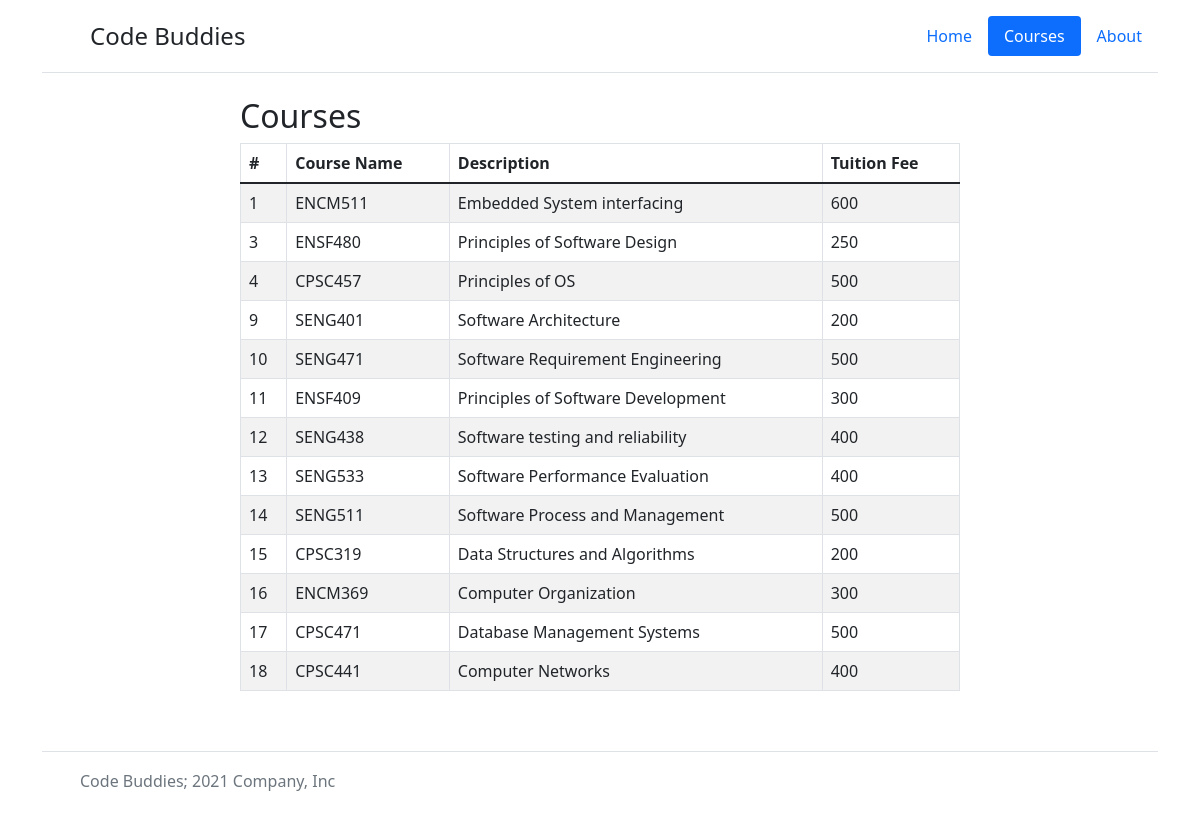
Screenshot of /demo/courses.php with the database file from the repository.
### tables this page shows
CREATE TABLE `software_courses` (
  `id` int(255) NOT NULL,
  `course_name` varchar(255) NOT NULL,
  `description` varchar(255) DEFAULT NULL,
  `tuition_fee` int(11) NOT NULL
);

### demo/Model/Database.php (called while the page is built, shortened)
<?php
class Database
{
    protected $connection = null;
    public function __construct()
    {
        try {
            $this->connection = new mysqli(DB_SERVER, DB_USERNAME, DB_PASSWORD, DB_NAME);
        } catch (Exception $e) {
            throw new Exception($e->getMessage());
        }
    }
    public function select($query = "" , $params = [])
    {
        try {
            $stmt = $this->executeStatement( $query , $params );
            $result = $stmt->get_result()->fetch_all(MYSQLI_ASSOC);
            return $result;
        } catch(Exception $e) {
            throw New Exception( $e->getMessage() );
        }
        return false;
    }
    public function executeStatement($query = "" , $params = [])
    {
        try {
            $stmt = $this->connection->prepare( $query );
            if($params ) {
                $stmt->bind_param($params[0], $params[1]);
            }
            $stmt->execute();
            return $stmt;
        } catch(Exception $e) {
            throw New Exception( $e->getMessage() );
        }
    }
}

### demo/Model/SoftwareCoursesModel.php (called while the page is built, shortened)
<?php
require_once  PROJECT_ROOT_PATH . "/Model/Database.php";
class SoftwareCoursesModel extends Database
{
    public function getSoftwareCourses($limit)
    {
        return $this->select("SELECT * FROM software_courses LIMIT ?", ["i", $limit]);
    }
}
?>

### demo/courses.php (the view, shortened to what this page needs)
<html lang="en">
  <head>
<link href="./assets/dist/css/bootstrap.min.css" rel="stylesheet">
    <link href="./css/table-style.css" rel="stylesheet">
  </head>
  <body>
    <main>
      <div class="container">
        <header class="d-flex flex-wrap justify-content-center py-3 mb-4 border-bottom">
          <a href="./index.php" class="d-flex align-items-center mb-3 mb-md-0 me-md-auto text-dark text-decoration-none">
            <svg class="bi me-2" width="40" height="32"><use xlink:href="#bootstrap"/></svg>
            <span class="fs-4">Code Buddies</span>
          </a>
          <ul class="nav nav-pills">
            <li class="nav-item"><a href="./" class="nav-link" aria-current="page">Home</a></li>
            <li class="nav-item"><a href="./courses.php" class="nav-link active">Courses</a></li>
            <li class="nav-item"><a href="./about.php" class="nav-link">About</a></li>
          </ul>
        </header>
      </div>
      <?php
      $courseModel= new SoftwareCoursesModel();
      $result=$courseModel->getSoftwareCourses(100);
        if(count ($result) > 0){
            echo '<h2 class="course-page-table-title">Courses</h2>';
            echo '<div class="course-page mx-auto">';
                echo '<table class="table table-bordered table-striped courses">';
                  echo "<thead>";
                      echo "<tr>";
                      echo "<th>#</th>";
                      echo "<th>Course Name</th>";
                      echo "<th>Description</th>";
                      echo "<th>Tuition Fee</th>";
                      echo "</tr>";
                  echo "</thead>";
                  echo "<tbody>";
                    foreach ($result as $row){
                        echo "<tr>";
                        echo "<td>" . $row['id'] . "</td>";
                        echo "<td>" . $row['course_name'] . "</td>";
                        echo "<td>" . $row['description'] . "</td>";
                        echo "<td>" . $row['tuition_fee'] . "</td>";
                        echo "</tr>";
                    }
                  echo "</tbody>";
                echo "</table>";
            echo '</div>';
        }
        else
        {
          echo '<div class="alert alert-danger"><em>No records were found.</em></div>';
        }
      ?>
      <div class="container">
        <footer class="d-flex flex-wrap justify-content-between align-items-center py-3 my-4 border-top">
          <div class="col-md-4 d-flex align-items-center">
            <a href="/" class="mb-3 me-2 mb-md-0 text-muted text-decoration-none lh-1">
              <svg class="bi" width="30" height="24"><use xlink:href="#bootstrap"/></svg>
            </a>
            <span class="text-muted">Code Buddies; 2021 Company, Inc</span>
          </div>
          <ul class="nav col-md-4 justify-content-end list-unstyled d-flex">
            <li class="ms-3"><a class="text-muted" href="#"><svg class="bi" width="24" height="24"><use xlink:href="#twitter"/></svg></a></li>
            <li class="ms-3"><a class="text-muted" href="#"><svg class="bi" width="24" height="24"><use xlink:href="#instagram"/></svg></a></li>
            <li class="ms-3"><a class="text-muted" href="#"><svg class="bi" width="24" height="24"><use xlink:href="#facebook"/></svg></a></li>
          </ul>
        </footer>
      </div>
    </main>
  </body>
</html>

### demo/css/table-style.css (style rules this page uses)
.courses { padding-left: 36%; margin-bottom: 5%; padding-right: 10%; }
.course-page { padding-left: 20%; margin-bottom: 5%; padding-right: 20%; }
.course-page-table-title { padding-left: 20%; }

### rows the page displays
software_courses: id "1", course_name "ENCM511", description "Embedded System interfacing", tuition_fee "600"
software_courses: id "3", course_name "ENSF480", description "Principles of Software Design", tuition_fee "250"
software_courses: id "4", course_name "CPSC457", description "Principles of OS", tuition_fee "500"
software_courses: id "9", course_name "SENG401", description "Software Architecture", tuition_fee "200"
software_courses: id "10", course_name "SENG471", description "Software Requirement Engineering", tuition_fee "500"
software_courses: id "11", course_name "ENSF409", description "Principles of Software Development", tuition_fee "300"
software_courses: id "12", course_name "SENG438", description "Software testing and reliability", tuition_fee "400"
software_courses: id "13", course_name "SENG533", description "Software Performance Evaluation", tuition_fee "400"
software_courses: id "14", course_name "SENG511", description "Software Process and Management", tuition_fee "500"
software_courses: id "15", course_name "CPSC319", description "Data Structures and Algorithms", tuition_fee "200"
software_courses: id "16", course_name "ENCM369", description "Computer Organization", tuition_fee "300"
software_courses: id "17", course_name "CPSC471", description "Database Management Systems", tuition_fee "500"
software_courses: id "18", course_name "CPSC441", description "Computer Networks", tuition_fee "400"
